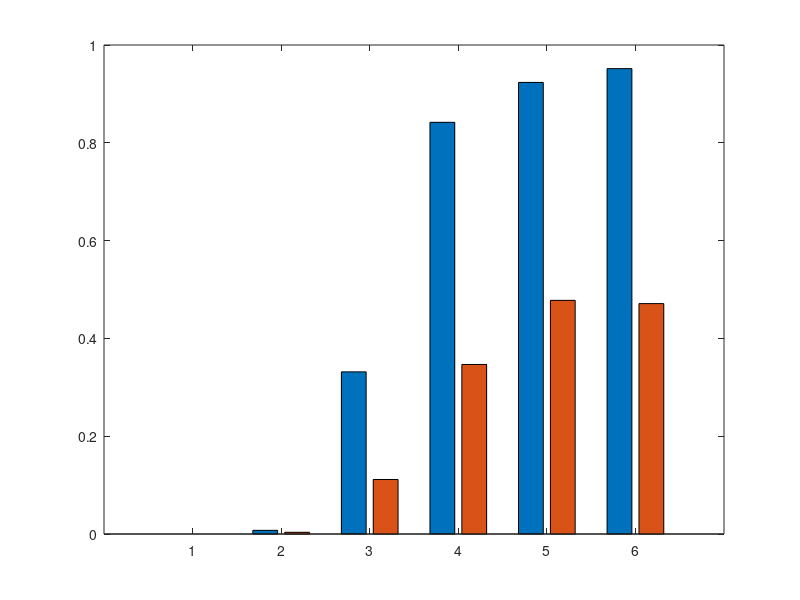

Recreate this plot in MATLAB. (Note: this script raises an error after producing the figure.)
rec10 = [0.0185, 0.0023, 0.0670, 0.2183, 0.3223, 0.3131];
div10 = [0.0000, 0.0075, 0.3316, 0.8419, 0.9235, 0.9517];
f110 = 2 .* rec10.* div10 ./ (rec10 + div10);
bar([div10', f110'])

rec10_llo = [0.0234, 0.0064, 0.0757, 0.2142, 0.3177, 0.3082];
div10_llo = [0.0000, 0.0470, 0.3196, 0.8356, 0.9138, 0.9485];
f110_llo = 2 .* rec10_llo.* div10_llo ./ (rec10_llo + div10_llo);
createfigure([div10_llo', f110_llo'])